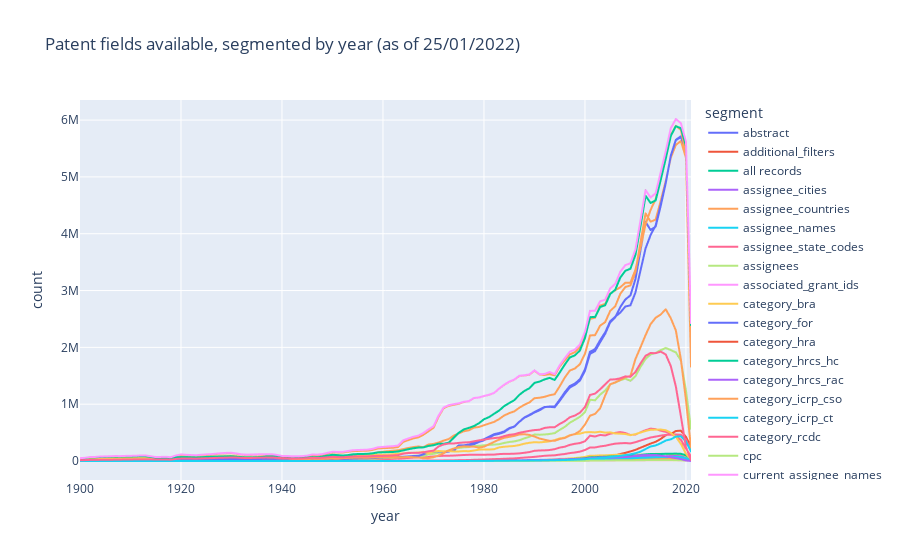

The code cell stored with this chart in its notebook:
### Markdown cell above
### Creating a line chart 


A few things to remember: 

* There are a lot of overlapping lines, as many fields appear frequently; hence it's useful to click on the right panel to hide/reveal specific segments.  
* We set a start year to avoid having a long tail of (very few) patents published a long time ago.

### Code cell
start_year = 1900

# need to sort otherwise the chart is messed up!
temp = seed.query(f"year >= {start_year}").sort_values(["segment", "year"]) 
# 
fig = px.line(temp, x="year", y="count", color="segment",
               title=f"Patent fields available, segmented by year (as of {today})")
plot(fig, filename = 'patents-fields-by-year-count.html', auto_open=False)
fig.show()
